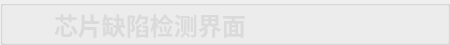
        <widget class="QGroupBox" name="groupBox">
         <property name="minimumSize">
          <size>
           <width>0</width>
           <height>45</height>
          </size>
         </property>
         <property name="maximumSize">
          <size>
           <width>16777215</width>
           <height>45</height>
          </size>
         </property>
         <property name="styleSheet">
          <string notr="true">#groupBox{
background-color: rgba(75, 75, 75, 200);
border: 0px solid #42adff;
border-left: 0px solid rgba(29, 83, 185, 255);
border-right: 0px solid rgba(29, 83, 185, 255);
border-bottom: 1px solid rgba(200, 200, 200,100);
;
border-radius:0px;}</string>
         </property>
         <property name="title">
          <string/>
         </property>
         <layout class="QHBoxLayout" name="horizontalLayout">
          <property name="spacing">
           <number>0</number>
          </property>
          <property name="topMargin">
           <number>0</number>
          </property>
          <property name="bottomMargin">
           <number>0</number>
          </property>
          <item>
           <widget class="QLabel" name="label_7">
            <property name="minimumSize">
             <size>
              <width>40</width>
              <height>40</height>
             </size>
            </property>
            <property name="maximumSize">
             <size>
              <width>40</width>
              <height>40</height>
             </size>
            </property>
            <property name="text">
             <string/>
            </property>
            <property name="pixmap">
             <pixmap resource="../apprcc.qrc">:/img/icon/chip.png</pixmap>
            </property>
            <property name="scaledContents">
             <bool>true</bool>
            </property>
           </widget>
          </item>
          <item>
           <widget class="QLabel" name="label_4">
            <property name="styleSheet">
             <string notr="true">QLabel
{
	font-size: 24px;
	font-family: &quot;Microsoft YaHei&quot;;
	font-weight: bold;
 		border-radius:9px;
		background:rgba(66, 195, 255, 0);
color: rgb(218, 218, 218);
}
</string>
            </property>
            <property name="text">
             <string>芯片缺陷检测界面</string>
            </property>
           </widget>
          </item>
          <item>
           <spacer name="horizontalSpacer">
            <property name="orientation">
             <enum>Qt::Horizontal</enum>
            </property>
            <property name="sizeHint" stdset="0">
             <size>
              <width>40</width>
              <height>20</height>
             </size>
            </property>
           </spacer>
          </item>
          <item>
           <layout class="QHBoxLayout" name="horizontalLayout_5">
            <property name="spacing">
             <number>0</number>
            </property>
            <item>
             <widget class="QPushButton" name="minButton">
              <property name="minimumSize">
               <size>
                <width>50</width>
                <height>28</height>
               </size>
              </property>
              <property name="maximumSize">
               <size>
                <width>50</width>
                <height>28</height>
               </size>
              </property>
              <property name="styleSheet">
               <string notr="true">QPushButton {
border-style: solid;
border-width: 0px;
border-radius: 0px;
background-color: rgba(223, 223, 223, 0);}
QPushButton::focus{outline: none;}
QPushButton::hover {
border-style: solid;
border-width: 0px;
border-radius: 0px;
background-color: rgba(223, 223, 223, 150);}</string>
              </property>
              <property name="text">
               <string/>
              </property>
              <property name="icon">
               <iconset resource="../apprcc.qrc">
                <normaloff>:/img/icon/最小化.png</normaloff>:/img/icon/最小化.png</iconset>
              </property>
             </widget>
            </item>
            <item>
             <widget class="QPushButton" name="maxButton">
              <property name="minimumSize">
               <size>
                <width>50</width>
                <height>28</height>
               </size>
              </property>
              <property name="maximumSize">
               <size>
                <width>50</width>
                <height>28</height>
               </size>
              </property>
              <property name="styleSheet">
               <string notr="true">QPushButton {
border-style: solid;
border-width: 0px;
border-radius: 0px;
background-color: rgba(223, 223, 223, 0);}
QPushButton::focus{outline: none;}
QPushButton::hover {
border-style: solid;
border-width: 0px;
border-radius: 0px;
background-color: rgba(223, 223, 223, 150);}</string>
              </property>
              <property name="text">
               <string/>
              </property>
              <property name="icon">
               <iconset resource="../apprcc.qrc">
                <normaloff>:/img/icon/正方形.png</normaloff>
                <activeon>:/img/icon/还原.png</activeon>
                <selectedon>:/img/icon/还原.png</selectedon>:/img/icon/正方形.png</iconset>
              </property>
              <property name="checkable">
               <bool>true</bool>
              </property>
             </widget>
            </item>
            <item>
             <widget class="QPushButton" name="closeButton">
              <property name="minimumSize">
               <size>
                <width>50</width>
                <height>28</height>
               </size>
              </property>
              <property name="maximumSize">
               <size>
                <width>50</width>
                <height>28</height>
               </size>
              </property>
              <property name="styleSheet">
               <string notr="true">QPushButton {
border-style: solid;
border-width: 0px;
border-radius: 0px;
background-color: rgba(223, 223, 223, 0);}
QPushButton::focus{outline: none;}
QPushButton::hover {
border-style: solid;
border-width: 0px;
border-radius: 0px;
background-color: rgba(223, 223, 223, 150);}</string>
              </property>
              <property name="text">
               <string/>
              </property>
              <property name="icon">
               <iconset resource="../apprcc.qrc">
                <normaloff>:/img/icon/关闭.png</normaloff>:/img/icon/关闭.png</iconset>
              </property>
             </widget>
            </item>
           </layout>
          </item>
         </layout>
        </widget>
